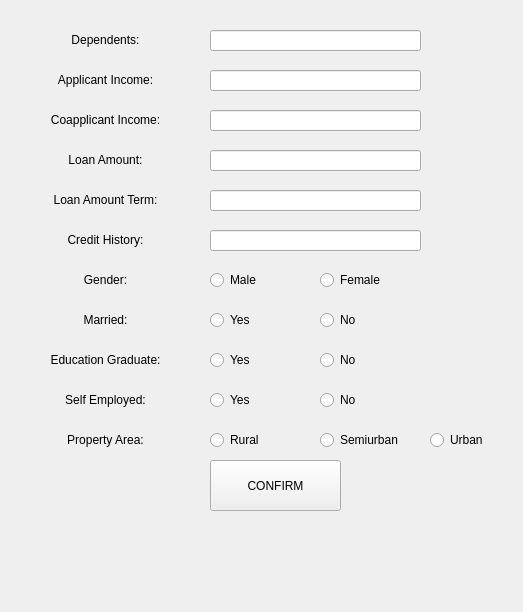
<?xml version="1.0" encoding="UTF-8"?>
<ui version="4.0">
 <class>Form</class>
 <widget class="QWidget" name="Form">
  <property name="geometry">
   <rect>
    <x>0</x>
    <y>0</y>
    <width>523</width>
    <height>612</height>
   </rect>
  </property>
  <property name="minimumSize">
   <size>
    <width>523</width>
    <height>612</height>
   </size>
  </property>
  <property name="maximumSize">
   <size>
    <width>523</width>
    <height>612</height>
   </size>
  </property>
  <property name="windowTitle">
   <string>LOAN APPLICATION</string>
  </property>
  <property name="autoFillBackground">
   <bool>false</bool>
  </property>
  <widget class="QLineEdit" name="lineEdit">
   <property name="geometry">
    <rect>
     <x>210</x>
     <y>30</y>
     <width>211</width>
     <height>21</height>
    </rect>
   </property>
  </widget>
  <widget class="QLineEdit" name="lineEdit_2">
   <property name="geometry">
    <rect>
     <x>210</x>
     <y>70</y>
     <width>211</width>
     <height>21</height>
    </rect>
   </property>
  </widget>
  <widget class="QLineEdit" name="lineEdit_3">
   <property name="geometry">
    <rect>
     <x>210</x>
     <y>110</y>
     <width>211</width>
     <height>21</height>
    </rect>
   </property>
  </widget>
  <widget class="QLineEdit" name="lineEdit_4">
   <property name="geometry">
    <rect>
     <x>210</x>
     <y>150</y>
     <width>211</width>
     <height>21</height>
    </rect>
   </property>
  </widget>
  <widget class="QLineEdit" name="lineEdit_5">
   <property name="geometry">
    <rect>
     <x>210</x>
     <y>190</y>
     <width>211</width>
     <height>21</height>
    </rect>
   </property>
  </widget>
  <widget class="QLineEdit" name="lineEdit_6">
   <property name="geometry">
    <rect>
     <x>210</x>
     <y>230</y>
     <width>211</width>
     <height>21</height>
    </rect>
   </property>
  </widget>
  <widget class="QRadioButton" name="maleButton">
   <property name="geometry">
    <rect>
     <x>210</x>
     <y>270</y>
     <width>100</width>
     <height>20</height>
    </rect>
   </property>
   <property name="text">
    <string>Male</string>
   </property>
   <attribute name="buttonGroup">
    <string notr="true">buttonGroup</string>
   </attribute>
  </widget>
  <widget class="QRadioButton" name="femaleButton">
   <property name="geometry">
    <rect>
     <x>320</x>
     <y>270</y>
     <width>100</width>
     <height>20</height>
    </rect>
   </property>
   <property name="text">
    <string>Female</string>
   </property>
   <attribute name="buttonGroup">
    <string notr="true">buttonGroup</string>
   </attribute>
  </widget>
  <widget class="QRadioButton" name="notmarriedButton">
   <property name="geometry">
    <rect>
     <x>320</x>
     <y>310</y>
     <width>100</width>
     <height>20</height>
    </rect>
   </property>
   <property name="text">
    <string>No</string>
   </property>
   <attribute name="buttonGroup">
    <string notr="true">buttonGroup_2</string>
   </attribute>
  </widget>
  <widget class="QRadioButton" name="marriedButton">
   <property name="geometry">
    <rect>
     <x>210</x>
     <y>310</y>
     <width>100</width>
     <height>20</height>
    </rect>
   </property>
   <property name="text">
    <string>Yes</string>
   </property>
   <attribute name="buttonGroup">
    <string notr="true">buttonGroup_2</string>
   </attribute>
  </widget>
  <widget class="QRadioButton" name="notgraduateButton">
   <property name="geometry">
    <rect>
     <x>320</x>
     <y>350</y>
     <width>100</width>
     <height>20</height>
    </rect>
   </property>
   <property name="text">
    <string>No</string>
   </property>
   <attribute name="buttonGroup">
    <string notr="true">buttonGroup_3</string>
   </attribute>
  </widget>
  <widget class="QRadioButton" name="graduateButton">
   <property name="geometry">
    <rect>
     <x>210</x>
     <y>350</y>
     <width>100</width>
     <height>20</height>
    </rect>
   </property>
   <property name="text">
    <string>Yes</string>
   </property>
   <attribute name="buttonGroup">
    <string notr="true">buttonGroup_3</string>
   </attribute>
  </widget>
  <widget class="QRadioButton" name="notselfemployedButton">
   <property name="geometry">
    <rect>
     <x>320</x>
     <y>390</y>
     <width>100</width>
     <height>20</height>
    </rect>
   </property>
   <property name="text">
    <string>No</string>
   </property>
   <attribute name="buttonGroup">
    <string notr="true">buttonGroup_4</string>
   </attribute>
  </widget>
  <widget class="QRadioButton" name="selfemployedButton">
   <property name="geometry">
    <rect>
     <x>210</x>
     <y>390</y>
     <width>100</width>
     <height>20</height>
    </rect>
   </property>
   <property name="text">
    <string>Yes</string>
   </property>
   <attribute name="buttonGroup">
    <string notr="true">buttonGroup_4</string>
   </attribute>
  </widget>
  <widget class="QRadioButton" name="ruralButton">
   <property name="geometry">
    <rect>
     <x>210</x>
     <y>430</y>
     <width>100</width>
     <height>20</height>
    </rect>
   </property>
   <property name="text">
    <string>Rural</string>
   </property>
   <attribute name="buttonGroup">
    <string notr="true">buttonGroup_5</string>
   </attribute>
  </widget>
  <widget class="QLabel" name="label">
   <property name="geometry">
    <rect>
     <x>20</x>
     <y>30</y>
     <width>171</width>
     <height>20</height>
    </rect>
   </property>
   <property name="text">
    <string>Dependents:</string>
   </property>
   <property name="alignment">
    <set>Qt::AlignCenter</set>
   </property>
  </widget>
  <widget class="QLabel" name="label_2">
   <property name="geometry">
    <rect>
     <x>20</x>
     <y>70</y>
     <width>171</width>
     <height>20</height>
    </rect>
   </property>
   <property name="text">
    <string>Applicant Income:</string>
   </property>
   <property name="alignment">
    <set>Qt::AlignCenter</set>
   </property>
  </widget>
  <widget class="QLabel" name="label_3">
   <property name="geometry">
    <rect>
     <x>20</x>
     <y>110</y>
     <width>171</width>
     <height>20</height>
    </rect>
   </property>
   <property name="text">
    <string>Coapplicant Income:</string>
   </property>
   <property name="alignment">
    <set>Qt::AlignCenter</set>
   </property>
  </widget>
  <widget class="QLabel" name="label_4">
   <property name="geometry">
    <rect>
     <x>20</x>
     <y>150</y>
     <width>171</width>
     <height>20</height>
    </rect>
   </property>
   <property name="text">
    <string>Loan Amount:</string>
   </property>
   <property name="alignment">
    <set>Qt::AlignCenter</set>
   </property>
  </widget>
  <widget class="QLabel" name="label_5">
   <property name="geometry">
    <rect>
     <x>20</x>
     <y>190</y>
     <width>171</width>
     <height>20</height>
    </rect>
   </property>
   <property name="text">
    <string>Loan Amount Term:</string>
   </property>
   <property name="alignment">
    <set>Qt::AlignCenter</set>
   </property>
  </widget>
  <widget class="QLabel" name="label_6">
   <property name="geometry">
    <rect>
     <x>20</x>
     <y>230</y>
     <width>171</width>
     <height>20</height>
    </rect>
   </property>
   <property name="text">
    <string>Credit History:</string>
   </property>
   <property name="alignment">
    <set>Qt::AlignCenter</set>
   </property>
  </widget>
  <widget class="QLabel" name="label_7">
   <property name="geometry">
    <rect>
     <x>20</x>
     <y>270</y>
     <width>171</width>
     <height>20</height>
    </rect>
   </property>
   <property name="text">
    <string>Gender:</string>
   </property>
   <property name="alignment">
    <set>Qt::AlignCenter</set>
   </property>
  </widget>
  <widget class="QLabel" name="label_8">
   <property name="geometry">
    <rect>
     <x>20</x>
     <y>310</y>
     <width>171</width>
     <height>20</height>
    </rect>
   </property>
   <property name="text">
    <string>Married:</string>
   </property>
   <property name="alignment">
    <set>Qt::AlignCenter</set>
   </property>
  </widget>
  <widget class="QLabel" name="label_9">
   <property name="geometry">
    <rect>
     <x>20</x>
     <y>350</y>
     <width>171</width>
     <height>20</height>
    </rect>
   </property>
   <property name="text">
    <string>Education Graduate:</string>
   </property>
   <property name="alignment">
    <set>Qt::AlignCenter</set>
   </property>
  </widget>
  <widget class="QLabel" name="label_10">
   <property name="geometry">
    <rect>
     <x>20</x>
     <y>390</y>
     <width>171</width>
     <height>20</height>
    </rect>
   </property>
   <property name="text">
    <string>Self Employed:</string>
   </property>
   <property name="alignment">
    <set>Qt::AlignCenter</set>
   </property>
  </widget>
  <widget class="QLabel" name="label_11">
   <property name="geometry">
    <rect>
     <x>20</x>
     <y>430</y>
     <width>171</width>
     <height>20</height>
    </rect>
   </property>
   <property name="text">
    <string>Property Area:</string>
   </property>
   <property name="alignment">
    <set>Qt::AlignCenter</set>
   </property>
  </widget>
  <widget class="QPushButton" name="confirmButton">
   <property name="geometry">
    <rect>
     <x>210</x>
     <y>460</y>
     <width>131</width>
     <height>51</height>
    </rect>
   </property>
   <property name="styleSheet">
    <string notr="true"/>
   </property>
   <property name="text">
    <string>CONFIRM</string>
   </property>
  </widget>
  <widget class="QLabel" name="answer">
   <property name="geometry">
    <rect>
     <x>60</x>
     <y>520</y>
     <width>431</width>
     <height>71</height>
    </rect>
   </property>
   <property name="font">
    <font>
     <pointsize>20</pointsize>
    </font>
   </property>
   <property name="text">
    <string/>
   </property>
   <property name="alignment">
    <set>Qt::AlignCenter</set>
   </property>
  </widget>
  <widget class="QRadioButton" name="urbanButton">
   <property name="geometry">
    <rect>
     <x>430</x>
     <y>430</y>
     <width>100</width>
     <height>20</height>
    </rect>
   </property>
   <property name="text">
    <string>Urban</string>
   </property>
   <attribute name="buttonGroup">
    <string notr="true">buttonGroup_5</string>
   </attribute>
  </widget>
  <widget class="QRadioButton" name="semiurbanButton">
   <property name="geometry">
    <rect>
     <x>320</x>
     <y>430</y>
     <width>100</width>
     <height>20</height>
    </rect>
   </property>
   <property name="text">
    <string>Semiurban</string>
   </property>
   <attribute name="buttonGroup">
    <string notr="true">buttonGroup_5</string>
   </attribute>
  </widget>
 </widget>
 <resources/>
 <connections/>
 <buttongroups>
  <buttongroup name="buttonGroup_3"/>
  <buttongroup name="buttonGroup_5"/>
  <buttongroup name="buttonGroup_4"/>
  <buttongroup name="buttonGroup_2"/>
  <buttongroup name="buttonGroup"/>
 </buttongroups>
</ui>
